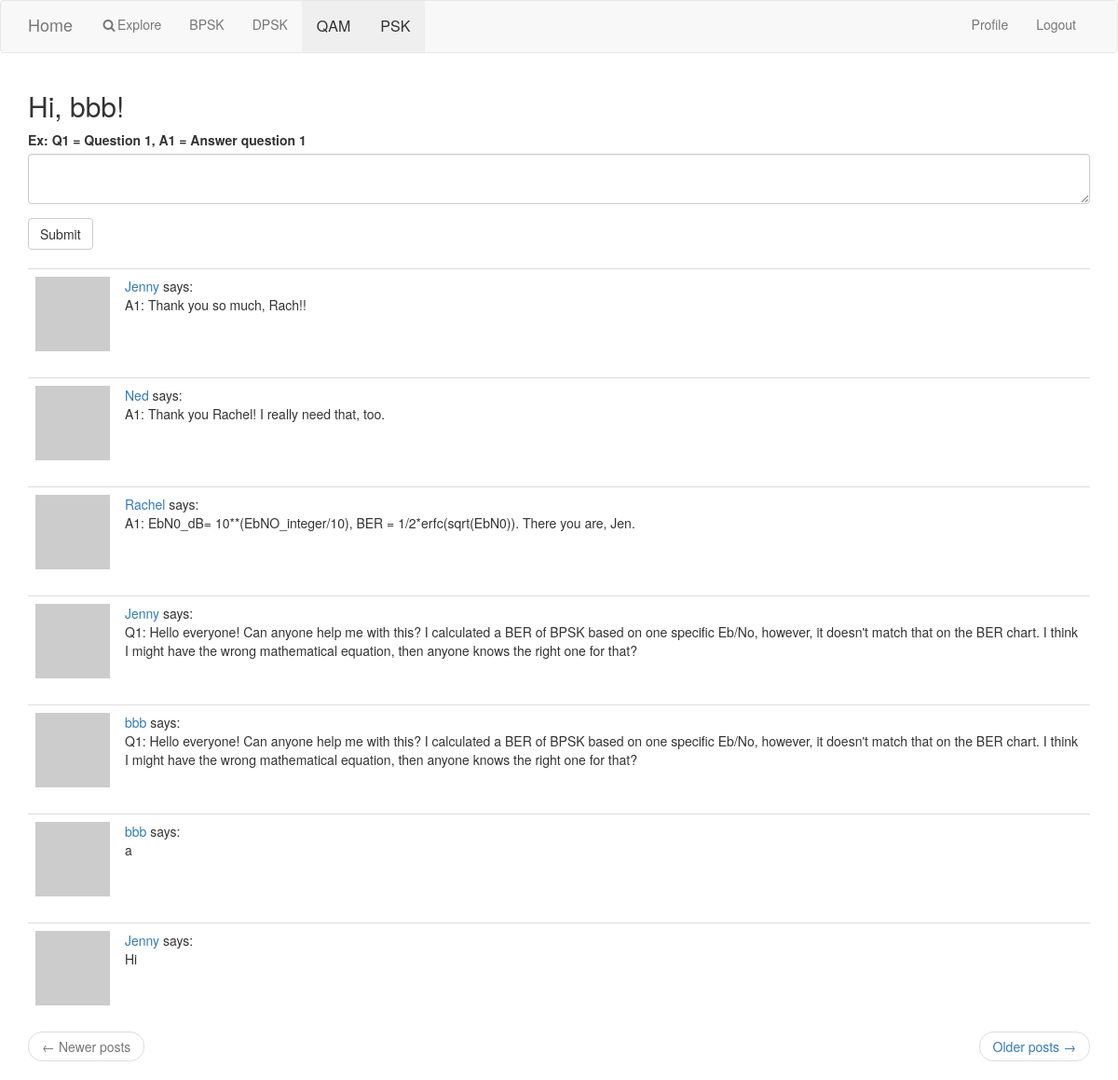
Page /explore (signed in) on the committed database.
### app/models.py (models this page shows, shortened)
class User(UserMixin, db.Model):
    id = db.Column(db.Integer, primary_key=True)
    username = db.Column(db.String(64), index=True, unique=True)
    email = db.Column(db.String(120), index=True, unique=True)
    password_hash = db.Column(db.String(128))
    posts = db.relationship('Post', backref='author', lazy='dynamic')
    says = db.relationship('Say', backref='author', lazy='dynamic')
    about_me = db.Column(db.String(140))
    last_seen = db.Column(db.DateTime, default=datetime.utcnow)
    followed = db.relationship(
        'User', secondary=followers,
        primaryjoin=(followers.c.follower_id == id),
        secondaryjoin=(followers.c.followed_id == id),
        backref=db.backref('followers', lazy='dynamic'), lazy='dynamic')
    def avatar(self, size):
        digest = md5(self.email.lower().encode('utf-8')).hexdigest()
        return 'https://www.gravatar.com/avatar/{}?d=identicon&s={}'.format(
            digest, size)

class Say(db.Model):
    id = db.Column(db.Integer, primary_key=True)
    body = db.Column(db.String(140))
    timestamp = db.Column(db.DateTime, index=True, default=datetime.utcnow)
    user_id = db.Column(db.Integer, db.ForeignKey('user.id'))

### app/routes.py (the view)
@app.route('/explore', methods=['GET', 'POST'])
@login_required
def explore():
    form = SayForm()
    if form.validate_on_submit():
        say = Say(body=form.say.data, author=current_user)
        db.session.add(say)
        db.session.commit()
        flash('Your post is now live!')
        return redirect(url_for('explore'))
    page = request.args.get('page', 1, type=int)
    says = Say.query.order_by(Say.timestamp.desc()).paginate(
        page, app.config['SAYS_PER_PAGE'], False)
    next_url = url_for('explore', page=says.next_num) \
        if says.has_next else None
    prev_url = url_for('explore', page=says.prev_num) \
        if says.has_prev else None
    return render_template('explore.html', title='Explore', form=form,
                           says=says.items, next_url=next_url,
                           prev_url=prev_url)

### app/forms.py
class SayForm(FlaskForm):
    say = TextAreaField('Ex: Q1 = Question 1, A1 = Answer question 1', validators=[
        DataRequired(), Length(min=1, max=500)])
    submit = SubmitField('Submit')

### app/models.py (called while the page is built)
@login.user_loader
def load_user(id):
    return User.query.get(int(id))

### app/routes.py (called while the page is built)
@app.before_request
def before_request():
    if current_user.is_authenticated:
        current_user.last_seen = datetime.utcnow()
        db.session.commit()
    g.locale = str(get_locale())

### app/templates/explore.html
{% extends "base.html" %}
{% import 'bootstrap/wtf.html' as wtf %}
{% block app_content %}
    <h2>Hi, {{ current_user.username }}!</h2>
    {% if form %}
    {{ wtf.quick_form(form) }}
    <br>
    {% endif %}
    {% for say in says %}
        {% include '_say.html' %}
    {% endfor %}
    <nav aria-label="...">
        <ul class="pager">
            <li class="previous{% if not prev_url %} disabled{% endif %}">
                <a href="{{ prev_url or '#' }}">
                    <span aria-hidden="true">&larr;</span> Newer posts
                </a>
            </li>
            <li class="next{% if not next_url %} disabled{% endif %}">
                <a href="{{ next_url or '#' }}">
                    Older posts <span aria-hidden="true">&rarr;</span>
                </a>
            </li>
        </ul>
    </nav>
{% endblock %}

### app/templates/base.html (shortened to what this page needs)
{% extends 'bootstrap/base.html' %}
{% block navbar %}
    <link rel="stylesheet" href="https://cdnjs.cloudflare.com/ajax/libs/font-awesome/4.7.0/css/font-awesome.min.css">
    <nav class="navbar navbar-default">
        <div class="container">
            <div class="navbar-header">
                <a class="navbar-brand" href="{{ url_for('index') }}">Home</a>
            </div>
            <div class="collapse navbar-collapse" id="bs-example-navbar-collapse-1">
                <ul class="nav navbar-nav">
                    <li><a href="{{ url_for('explore') }}"><i class="fa fa-fw fa-search"></i>Explore</a></li>
                    <li><a href="{{ url_for('bpsk') }}">BPSK</a></li>
                    <li><a href="{{ url_for('dpsk') }}">DPSK</a></li>
                    <li>
                        <div class="dropdown">
                            <button class="dropbtn">QAM</button>
                        </div>
                    </li>
                    <li>
                        <div class="dropdown">
                            <button class="dropbtn">PSK</button>
                        </div>
                    </li>
                </ul>
                <ul class="nav navbar-nav navbar-right">
                    {% if current_user.is_anonymous %}
                    <li><a href="{{ url_for('login') }}">Login</a></li>
                    {% else %}
                    <li><a href="{{ url_for('user', username=current_user.username) }}">Profile</a></li>
                    <li><a href="{{ url_for('logout') }}">Logout</a></li>
                    {% endif %}
                </ul>
            </div>
        </div>
    </nav>
{% endblock %}
{% block content %}
    <div class="container">
        {% block app_content %}{% endblock %}
    </div>
{% endblock %}

### app/templates/_say.html
    <table class="table table-hover">
        <tr>
            <td width="70px">
                <a href="{{ url_for('user', username=say.author.username) }}">
                    <img src="{{ say.author.avatar(70) }}" />
                </a>
            </td>
            <td>
                <a href="{{ url_for('user', username=say.author.username) }}">
                    {{ say.author.username }}
                </a>
                says:
                <br>
                {{ say.body }}
            </td>
        </tr>
    </table>

### app/templates/base.html (style rules this page uses)
.dropbtn { padding: 16px; font-size: 16px; border: none; }
.dropdown { position: relative; display: inline-block; }

### rows in the picture
User: username "bbb"
Say: author.username "Jenny", body "A1: Thank you so much, Rach!!"
Say: author.username "Ned", body "A1: Thank you Rachel! I really need that, too."
Say: author.username "Rachel", body "A1: EbN0_dB= 10**(EbNO_integer/10), BER = 1/2*erfc(sqrt(EbN0)). There you are, Jen."
Say: author.username "Jenny", body "Q1: Hello everyone! Can anyone help me with this? I calculated a BER of BPSK based on one specific Eb/No, however, it doesn't match that on the BER chart. I think I might have the wrong mathematical equation, then anyone knows the right one for that?"
Say: author.username "bbb", body "Q1: Hello everyone! Can anyone help me with this? I calculated a BER of BPSK based on one specific Eb/No, however, it doesn't match that on the BER chart. I think I might have the wrong mathematical equation, then anyone knows the right one for that?"
Say: author.username "bbb", body "a"
Say: author.username "Jenny", body "Hi"
